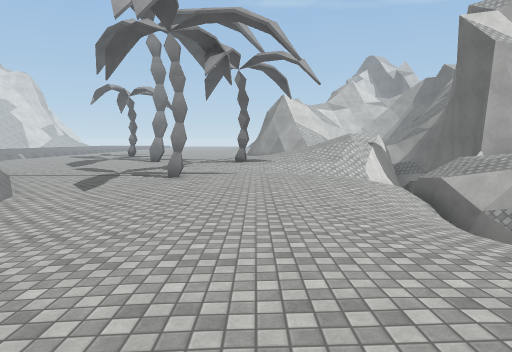
view 1 (above)

24 first-person views from a walk through a Unity game level. The camera is 1.5 m above the floor, tilts 6° down and sees 75° across. The floor is counted in squares, 2 m on a side. Each view is taken from the middle of a square. On the plan, view 1 faces up. The plan holds only what a view shows up to about 11 squares ahead; the rest is blank. The place goes on beyond the plan. Surface patterns are stand-ins for the level's own textures.

view 2
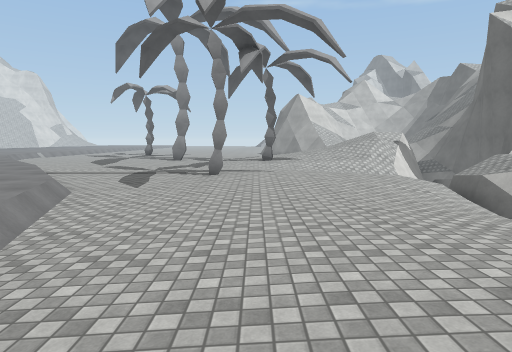

view 3
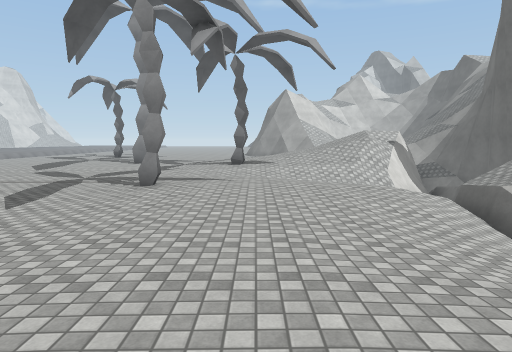

view 4
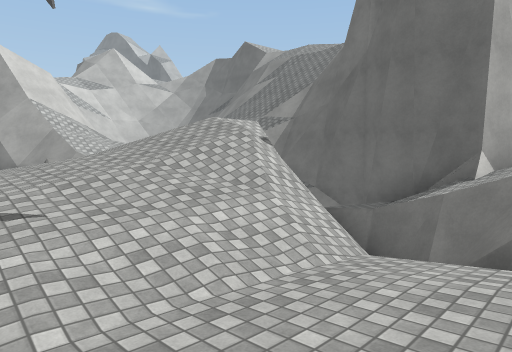

view 5
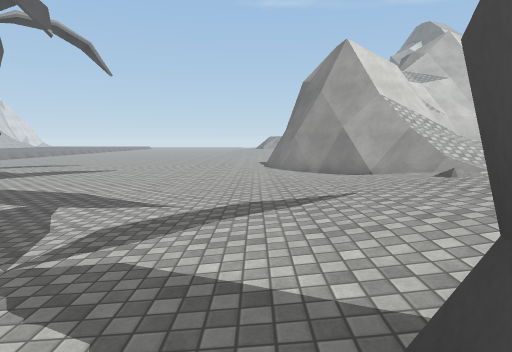

view 6
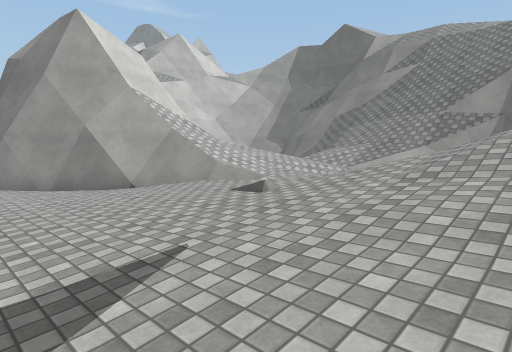

view 7
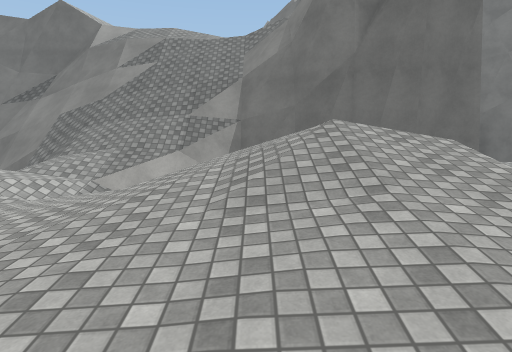

view 8
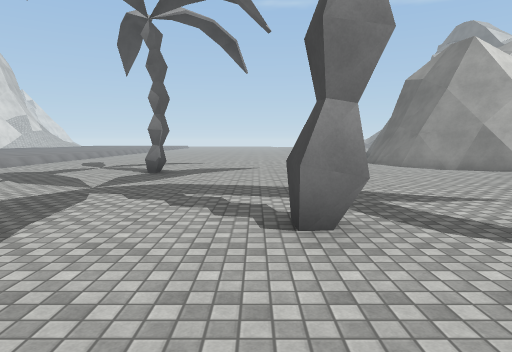

view 9
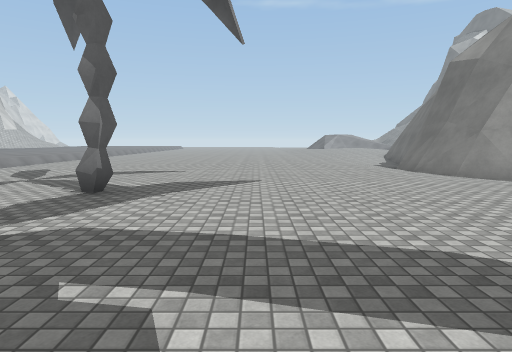

view 10
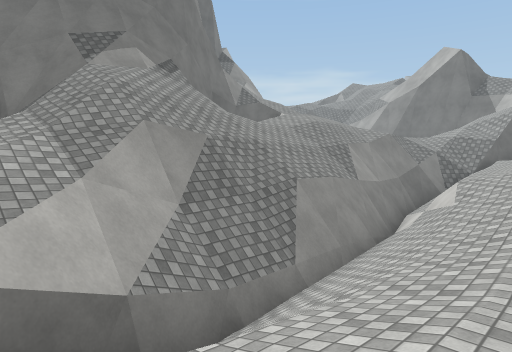

view 11
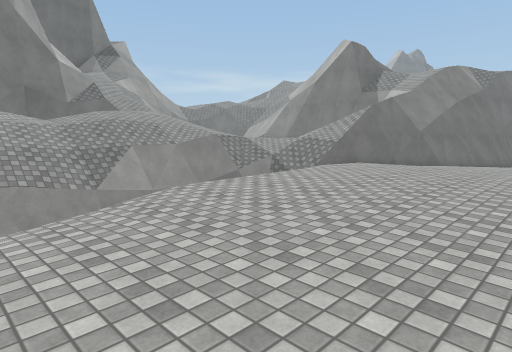

view 12
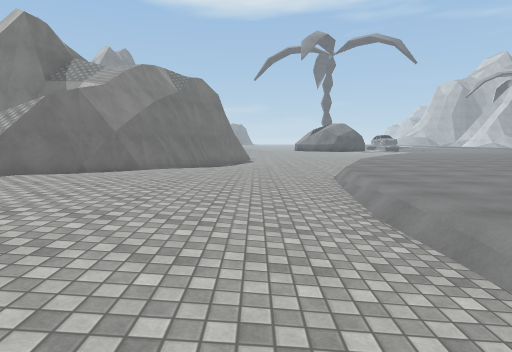

view 13
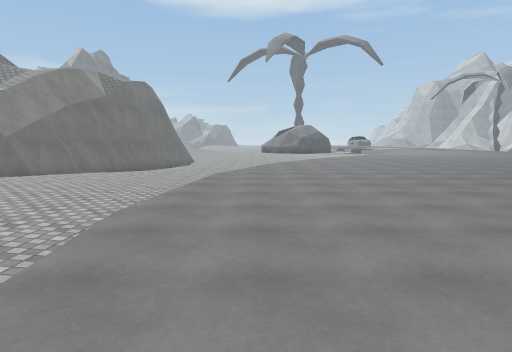

view 14
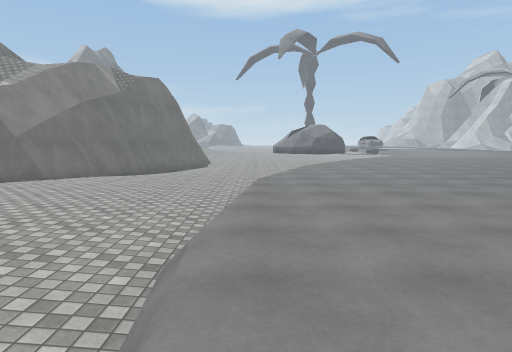

view 15
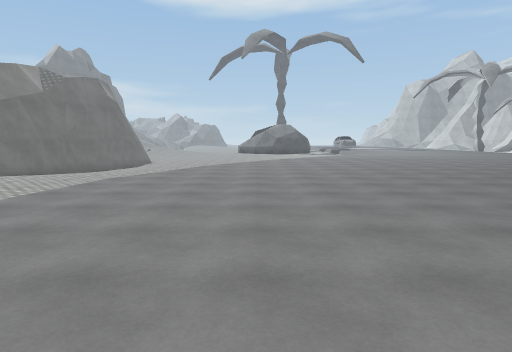

view 16
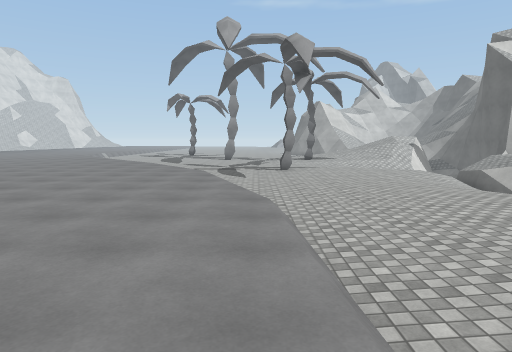

view 17
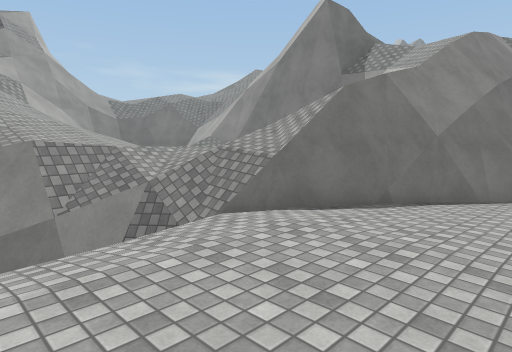

view 18
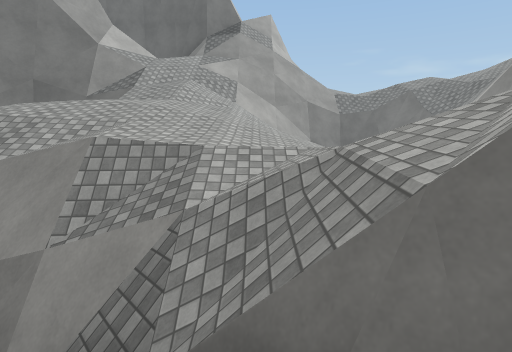

view 19
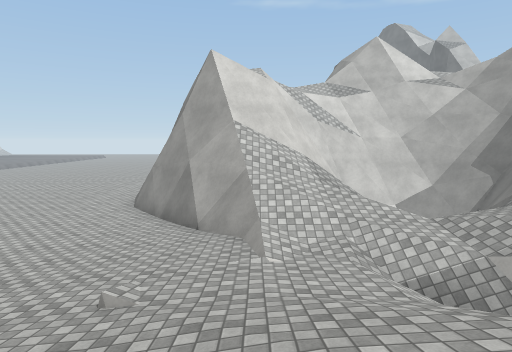

view 20
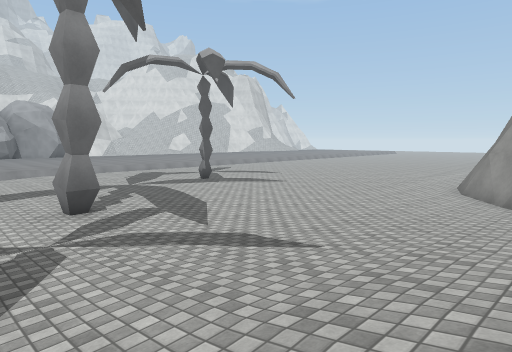

view 21
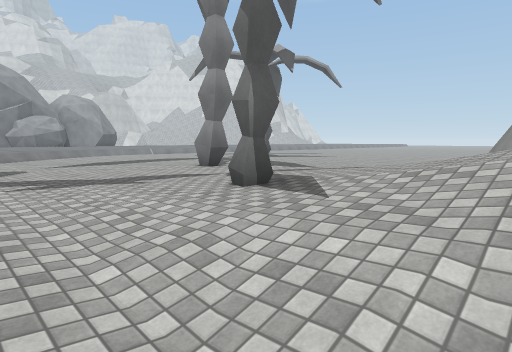

view 22
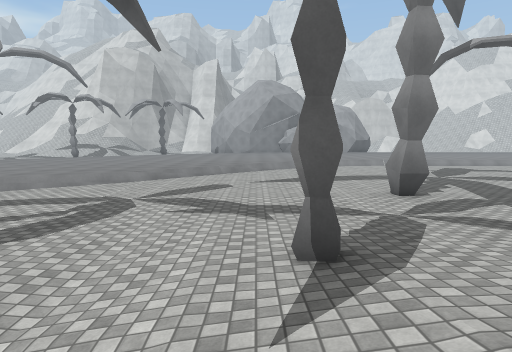

view 23
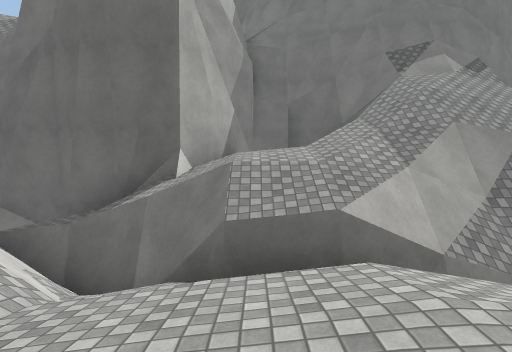

view 24
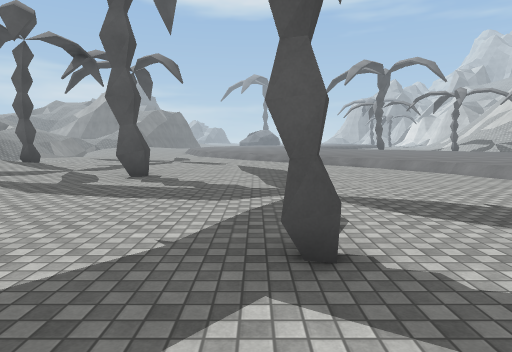

### Floor plan
Key: @ floor where view 1 was taken; # wall or solid block; . main floor; - floor 0.5 m lower than the main floor; / step, stairs or slope; = window, fence, low wall or low ledge; ^ raised ledge; v drop or lower ground.
Columns run from 15 left of view 1 to 11 right of it. Each row starts with its distance up from view 1.
 24    /-----------#     vvvvvv
 23   ./-----------######  vvvv
 22   ./------------####=  vvvv
 21    /------------/#///  vv#v
 20     ----#-------/#=//  //#v
 19     -----------./.=//////#v
 18      ----------./////////=/
 17     ----------.//////=/////
 16    /----------/////// v=///
 15    /-------#-.//////= v##=/
 14   ../--------///////v vvv//
 13  .../--------.//////vvvv
 12 ...../--------.#///=#^^v
 11 ....../--------////=## v
 10       ./--------////## ^vvv
  9       ../-----..-///#   vvv
  8     ...../---#...-//#    vv
  7     ....../---..--//#    vv
  6      ...../------///=    vv
  5       ...../-----///^    ^
  4       ...../--..-///=
  3        ...../-...///=^
  2         ..../-...///#^
  1          ....-..../=#^
  0          ....-/@..//=#
 -1         ....../...///#
 -2        ......./...///#
 -3       ......../...//##^
 -4       ......../....=^#    ^
 -5      ......./.....//^^^^ ^^
 -6     ......../-..../##^^^^^^
 -7    ........./-....##
 -8    .........--.../#
 -9   ........./-----##
-10  ........../-----#  vvvvvvv
-11  ........./ --- ##  ^^vv

Where each view was taken, in squares from view 1:
view 1: 0 up, 0 right, facing up
view 2: 0 up, 1 left, facing up
view 3: 2 up, 0 right, facing up
view 4: 9 up, 0 right, facing up-right
view 5: 12 up, 1 left, facing up
view 6: 14 up, 1 left, facing up-right
view 7: 15 up, 0 right, facing right
view 8: 12 up, 5 left, facing up
view 9: 15 up, 5 left, facing up
view 10: 8 up, 2 right, facing down-right
view 11: 3 up, 1 left, facing down-right
view 12: 1 up, 1 left, facing down
view 13: 1 up, 4 left, facing down
view 14: 0 up, 3 left, facing down
view 15: 0 up, 6 left, facing down
view 16: 3 down, 3 left, facing up
view 17: 2 down, 1 right, facing down-right
view 18: 5 down, 3 right, facing right
view 19: 14 up, 3 right, facing up
view 20: 13 up, 2 right, facing up-left
view 21: 10 up, 2 right, facing up-left
view 22: 12 up, 2 right, facing left
view 23: 9 up, 1 right, facing right
view 24: 22 up, 7 left, facing down
